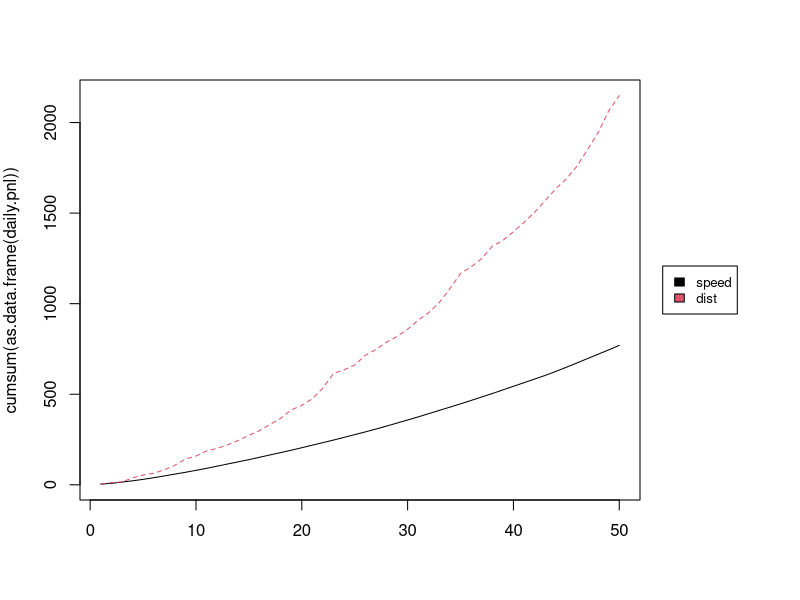
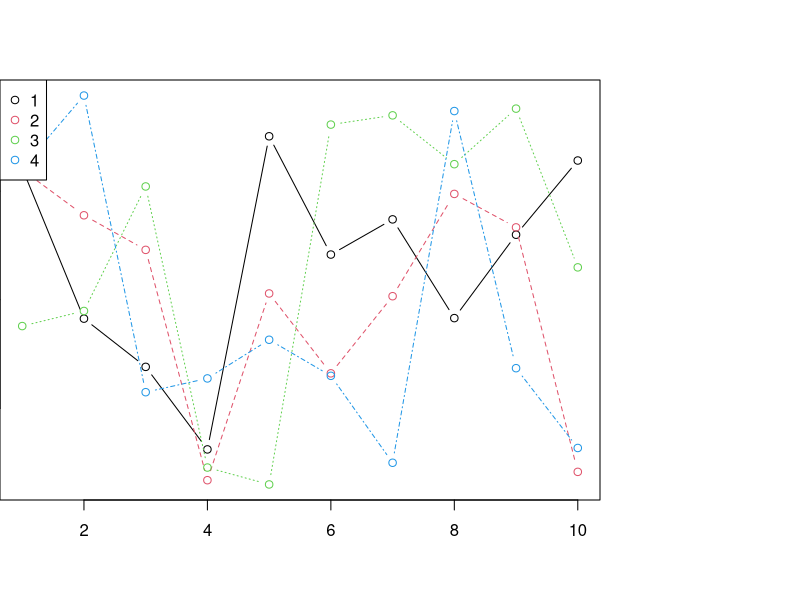
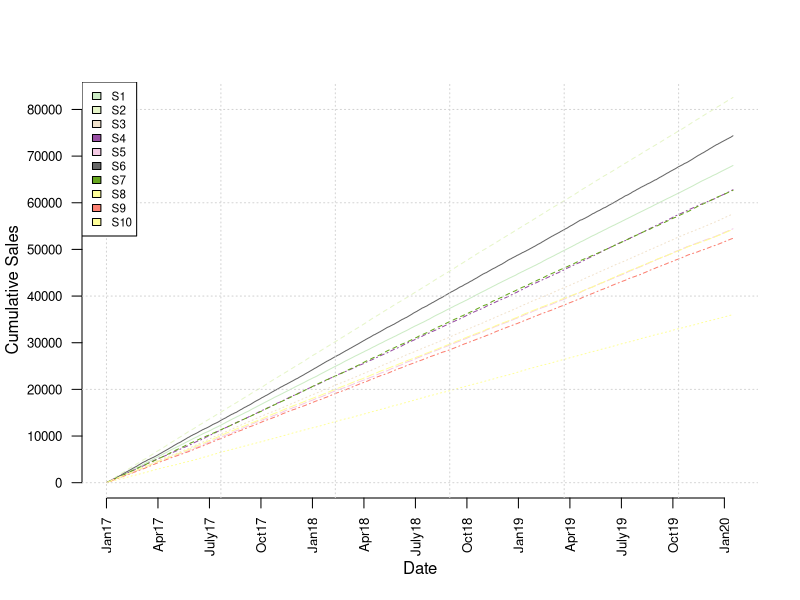

Recreate these plots in R, in order.
## ---- chunk 1
library(tidyverse)
library(dplyr)
## ---- chunk 2
original <-  read.csv("TV-Sales.csv", stringsAsFactors=FALSE)
df <- original

# change to numeric 
change_to_int <- colnames(df)[-1]
for(i in 1:length(change_to_int)){
  df[,change_to_int[i]] <- as.numeric(df[,change_to_int[i]])}

# converting to datetime object
df[['Date']] <- as.POSIXct(df[['Date']],format = "%Y-%m-%d")

head(df)
## ---- chunk 3
df_dates <- df %>% dplyr::mutate(year = lubridate::year(Date), 
                                 month = lubridate::month(Date), 
                                 day = lubridate::day(Date))

df_2017 <- df_dates[which(df_dates$year == 2017),-c(1,12,13,14)]

means_2017 <- as.data.frame(colMeans(df_2017, na.rm = TRUE))
means_2017 <- cbind(store = rownames(means_2017), means_2017)
colnames(means_2017)[2] <- "means"
means_2017[which(means_2017$means == max(means_2017$means)),1]
## ---- chunk 4
library(matrixStats)
dailyvar <- rowVars(as.matrix(df[,-1]), na.rm = TRUE)
maxvar <- max(dailyvar)
df[which(dailyvar == maxvar),'Date']
## ---- chunk 5
df$Year <- format(df$Date, format="%Y")
highest_mean <- df %>% select(S5,Year) %>% group_by(Year) %>% 
  summarise(median = median(S5,na.rm = TRUE))

as.numeric(highest_mean[which(highest_mean$median == max(highest_mean$median)),'Year'])
## ---- chunk 6
df2 <- original
df2[is.na(df2)] <- 0 # replace NA with 0
tbl <- table(colnames(df2[,-1])[max.col(df2[,-1],ties.method="last")])
rownames(as.data.frame(tbl[order(-tbl)][1]))
## ---- chunk 7
stores <- as.data.frame(sapply(original[,-1],as.numeric))
cumSales <- colSums(stores, na.rm = TRUE)
rownames(as.data.frame(cumSales[order(-cumSales)][5]))
## ---- chunk 8
medians <- as.numeric(apply(stores, 2, median, na.rm = TRUE))

for(i in 1:10){
  stores[,i][is.na(stores[,i])] <- medians[i]
}

new_data <- cbind(Date = original[,1],stores)
write.csv(new_data,"repaired.csv", row.names = FALSE)
## ---- chunk 9
cumData <- cbind(Date = new_data[,1],cumsum(new_data[,-1]))

# define color palette
library(RColorBrewer)
n <- 10
qual_col_pals = brewer.pal.info[brewer.pal.info$category == 'qual',]
col_vector = unlist(mapply(brewer.pal, qual_col_pals$maxcolors, rownames(qual_col_pals)))
col=sample(col_vector, n)

jpeg(file="extra_plot.jpeg")
matplot(y = cumData[,-1], type = 'l', 
        xlab = "Date", 
        ylab = "Cumulative Sales", 
        col=col,
        axes = FALSE)

yticks <- seq(0,80000, 10000)
axis(2,at=yticks,labels=T, las = 2, cex.axis = 0.8)

xticks <- seq(0,1100, 90)
xlabs <- c("Jan17","Apr17", "July17","Oct17",
           "Jan18","Apr18", "July18","Oct18",
           "Jan19","Apr19", "July19","Oct19","Jan20")

       
axis(1,at=xticks,labels=xlabs, las = 2, cex.axis = 0.8)

grid(NULL,NULL)

legend("topleft", 
       colnames(cumData[,-1]),
       col=col,
       cex=0.7,
       fill=col)
dev.off()
## ---- chunk 10
daily.pnl <- cars
nn <- ncol(daily.pnl)
layout(matrix(c(1,2),nrow=1), width=c(4,1)) 
par(mar=c(5,4,4,0)) #No margin on the right side
matplot(cumsum(as.data.frame(daily.pnl)),type="l")
par(mar=c(5,0,4,2)) #No margin on the left side
plot(c(0,1),type="n", axes=F, xlab="", ylab="")
legend("center", colnames(daily.pnl),col=seq_len(nn),cex=0.8,fill=seq_len(nn))
## ---- chunk 11
 dat <- matrix(runif(40,1,20),ncol=4) # make data
dat
 matplot(dat, type = c("b"),pch=1,col = 1:4) #plot
 legend("topleft", legend = 1:4, col=1:4, pch=1) # optional legend
